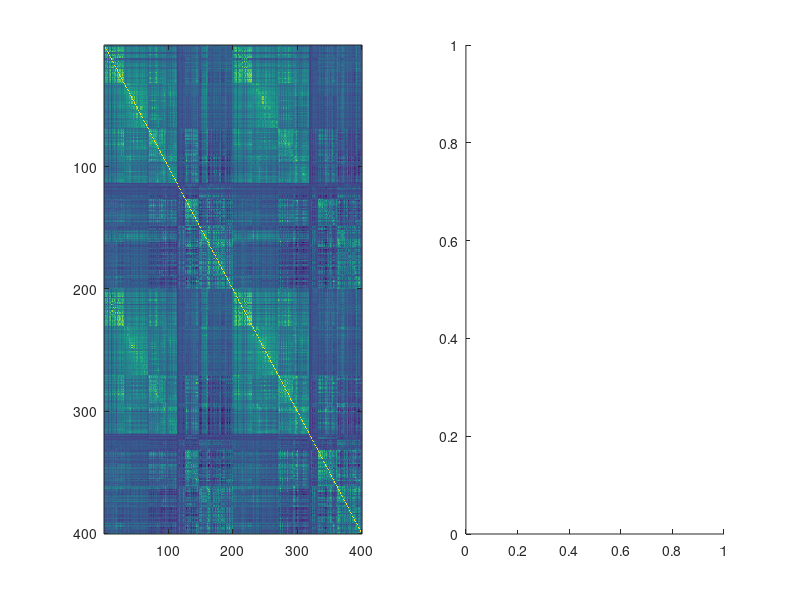

This figure's MATLAB source: (Note: this script raises an error after producing the figure.)
load('schaefer.mat')

%%
subplot(1,2,1)
imagesc(grmat)
subplot(1,2,2)
doac = 1;
% imagesc(apower(grmat, 2.3))
grmat_top = keep_top(grmat, 0.1);
grmat_grad = normalized_angle(grmat_top, doac);

grmat_grad_sim = normalized_angle(grmat, doac);
imagesc(grmat_grad)

grmat_grad_noac = normalized_angle(grmat_top, 0);

%%
[V, D] = eig(grmat); V=fliplr(V);
plot(V(:,1), V(:,2), '*')

%% Both hemispheres
subplot(1,3,1)
ngrads = 2;
% [coeff, score, ~] = pca(apower(grmat, 2.3));
[coeff, score, ~] = pca(grmat);

% Extract the top `ngrads` components
grads = score(:, 1:ngrads);

plot(grads(:,1), grads(:,2), '*')
title('PCA')

subplot(1,3,2)
ngrads = 2;
% [coeff, score, ~] = pca(apower(grmat, 2.3));
% [coeff, score, ~] = pca(grmat_grad);
[coeff, score, ~] = pca(grmat_top);

% Extract the top `ngrads` components
grads = score(:, 1:ngrads);

plot(grads(:,1), grads(:,2), '*')
title('Gradients - just thresholding')

subplot(1,3,3)
[coeff, score, ~] = pca(grmat_grad);
% [coeff, score, ~] = pca(grmat_grad_sim);

% Extract the top `ngrads` components
grads = score(:, 1:ngrads);

plot(grads(:,1), grads(:,2), '*')
title('Gradients')
BigFont(30)
fullscreen

%% Both hemispheres
subplot(1,3,1)
ngrads = 2;
% [coeff, score, ~] = pca(apower(grmat, 2.3));
[coeff, score, ~] = pca(grmat);

% Extract the top `ngrads` components
grads = score(:, 1:ngrads);

plot(grads(:,1), grads(:,2), '*')
title('PCA')

subplot(1,3,2)
ngrads = 2;
% [coeff, score, ~] = pca(apower(grmat, 2.3));
% [coeff, score, ~] = pca(grmat_grad);
[coeff, score, ~] = pca(grmat_grad_noac);

% Extract the top `ngrads` components
grads = score(:, 1:ngrads);

plot(grads(:,1), grads(:,2), '*')
title('Gradients - no ac')

subplot(1,3,3)
[coeff, score, ~] = pca(grmat_grad);
% [coeff, score, ~] = pca(grmat_grad_sim);

% Extract the top `ngrads` components
grads = score(:, 1:ngrads);

plot(grads(:,1), grads(:,2), '*')
title('Gradients')
BigFont(30)
fullscreen

%% Left hemisphere
grmat_lh = grmat(1:200, 1:200);
subplot(1,2,1)
imagesc(grmat_lh)
subplot(1,2,2)
% imagesc(apower(grmat, 2.3))
grmat_top = keep_top(grmat_lh, 0.1);
grmat_grad_lh = normalized_angle(grmat_top);
imagesc(grmat_grad_lh)

%%
subplot(1,2,1)
ngrads = 2;
% [coeff, score, ~] = pca(apower(grmat, 2.3));
[coeff, score, ~] = pca(grmat_lh);

% Extract the top `ngrads` components
grads = score(:, 1:ngrads);

plot(grads(:,1), grads(:,2), '*')
title('PCA')

subplot(1,2,2)
ngrads = 2;
% [coeff, score, ~] = pca(apower(grmat, 2.3));
[coeff, score, ~] = pca(grmat_grad_lh);

% Extract the top `ngrads` components
grads = score(:, 1:ngrads);

plot(grads(:,1), grads(:,2), '*')
title('Gradients')